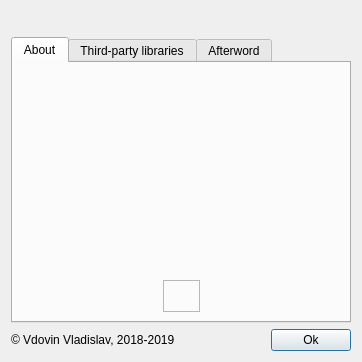
<?xml version="1.0" encoding="UTF-8"?>
<ui version="4.0">
 <class>AboutWindow</class>
 <widget class="QDialog" name="AboutWindow">
  <property name="geometry">
   <rect>
    <x>0</x>
    <y>0</y>
    <width>356</width>
    <height>362</height>
   </rect>
  </property>
  <property name="minimumSize">
   <size>
    <width>0</width>
    <height>0</height>
   </size>
  </property>
  <property name="windowTitle">
   <string>About</string>
  </property>
  <layout class="QVBoxLayout" name="verticalLayout" stretch="0,1,0">
   <item>
    <layout class="QHBoxLayout" name="horizontalLayout_2">
     <item>
      <widget class="QLabel" name="labelAppLogo">
       <property name="text">
        <string/>
       </property>
       <property name="alignment">
        <set>Qt::AlignHCenter|Qt::AlignTop</set>
       </property>
       <property name="margin">
        <number>2</number>
       </property>
      </widget>
     </item>
     <item>
      <widget class="QLabel" name="labelApp">
       <property name="margin">
        <number>0</number>
       </property>
      </widget>
     </item>
     <item>
      <spacer name="horizontalSpacer_2">
       <property name="orientation">
        <enum>Qt::Horizontal</enum>
       </property>
       <property name="sizeHint" stdset="0">
        <size>
         <width>40</width>
         <height>20</height>
        </size>
       </property>
      </spacer>
     </item>
    </layout>
   </item>
   <item>
    <widget class="QTabWidget" name="tabWidget">
     <property name="minimumSize">
      <size>
       <width>340</width>
       <height>270</height>
      </size>
     </property>
     <property name="currentIndex">
      <number>0</number>
     </property>
     <property name="elideMode">
      <enum>Qt::ElideNone</enum>
     </property>
     <property name="tabBarAutoHide">
      <bool>false</bool>
     </property>
     <widget class="QWidget" name="tabAbout">
      <attribute name="title">
       <string>About</string>
      </attribute>
      <layout class="QVBoxLayout" name="verticalLayout_4" stretch="0,0,0,0">
       <item>
        <widget class="QLabel" name="labelAboutContent">
         <property name="sizePolicy">
          <sizepolicy hsizetype="Expanding" vsizetype="Preferred">
           <horstretch>0</horstretch>
           <verstretch>0</verstretch>
          </sizepolicy>
         </property>
         <property name="minimumSize">
          <size>
           <width>0</width>
           <height>0</height>
          </size>
         </property>
         <property name="alignment">
          <set>Qt::AlignLeading|Qt::AlignLeft|Qt::AlignTop</set>
         </property>
         <property name="wordWrap">
          <bool>true</bool>
         </property>
         <property name="margin">
          <number>10</number>
         </property>
        </widget>
       </item>
       <item>
        <spacer name="verticalSpacer_2">
         <property name="orientation">
          <enum>Qt::Vertical</enum>
         </property>
         <property name="sizeHint" stdset="0">
          <size>
           <width>20</width>
           <height>40</height>
          </size>
         </property>
        </spacer>
       </item>
       <item>
        <widget class="QLabel" name="labelLicence">
         <property name="toolTip">
          <string>Show GNU GPLv3</string>
         </property>
         <property name="alignment">
          <set>Qt::AlignBottom|Qt::AlignHCenter</set>
         </property>
         <property name="margin">
          <number>5</number>
         </property>
        </widget>
       </item>
       <item>
        <layout class="QHBoxLayout" name="horizontalLayout_4">
         <property name="bottomMargin">
          <number>0</number>
         </property>
         <item>
          <spacer name="horizontalSpacer_4">
           <property name="orientation">
            <enum>Qt::Horizontal</enum>
           </property>
           <property name="sizeHint" stdset="0">
            <size>
             <width>40</width>
             <height>20</height>
            </size>
           </property>
          </spacer>
         </item>
         <item>
          <widget class="QFrame" name="frame">
           <property name="sizePolicy">
            <sizepolicy hsizetype="Preferred" vsizetype="Preferred">
             <horstretch>0</horstretch>
             <verstretch>0</verstretch>
            </sizepolicy>
           </property>
           <property name="frameShape">
            <enum>QFrame::StyledPanel</enum>
           </property>
           <property name="frameShadow">
            <enum>QFrame::Raised</enum>
           </property>
           <layout class="QHBoxLayout" name="horizontalLayout_3">
            <property name="spacing">
             <number>5</number>
            </property>
            <property name="leftMargin">
             <number>8</number>
            </property>
            <property name="topMargin">
             <number>8</number>
            </property>
            <property name="rightMargin">
             <number>8</number>
            </property>
            <property name="bottomMargin">
             <number>8</number>
            </property>
            <item>
             <widget class="QLabel" name="labelGitLogo">
              <property name="alignment">
               <set>Qt::AlignCenter</set>
              </property>
             </widget>
            </item>
            <item>
             <widget class="QLabel" name="labelProjectPage">
              <property name="font">
               <font>
                <weight>75</weight>
                <bold>true</bold>
               </font>
              </property>
              <property name="alignment">
               <set>Qt::AlignCenter</set>
              </property>
             </widget>
            </item>
           </layout>
          </widget>
         </item>
         <item>
          <spacer name="horizontalSpacer_3">
           <property name="orientation">
            <enum>Qt::Horizontal</enum>
           </property>
           <property name="sizeHint" stdset="0">
            <size>
             <width>40</width>
             <height>20</height>
            </size>
           </property>
          </spacer>
         </item>
        </layout>
       </item>
      </layout>
     </widget>
     <widget class="QWidget" name="tabLibraries">
      <attribute name="title">
       <string>Third-party libraries</string>
      </attribute>
      <layout class="QVBoxLayout" name="verticalLayout_5" stretch="0,1,0">
       <item>
        <widget class="QLabel" name="labelUsed">
         <property name="text">
          <string>List of components that is involved in the application:</string>
         </property>
         <property name="alignment">
          <set>Qt::AlignLeading|Qt::AlignLeft|Qt::AlignVCenter</set>
         </property>
         <property name="wordWrap">
          <bool>true</bool>
         </property>
         <property name="margin">
          <number>10</number>
         </property>
        </widget>
       </item>
       <item>
        <widget class="QLabel" name="labelUsedItems">
         <property name="alignment">
          <set>Qt::AlignLeading|Qt::AlignLeft|Qt::AlignTop</set>
         </property>
        </widget>
       </item>
       <item>
        <layout class="QHBoxLayout" name="horizontalLayout_5">
         <item>
          <spacer name="horizontalSpacer_5">
           <property name="orientation">
            <enum>Qt::Horizontal</enum>
           </property>
           <property name="sizeHint" stdset="0">
            <size>
             <width>40</width>
             <height>20</height>
            </size>
           </property>
          </spacer>
         </item>
         <item>
          <widget class="QFrame" name="frame_2">
           <property name="frameShape">
            <enum>QFrame::StyledPanel</enum>
           </property>
           <property name="frameShadow">
            <enum>QFrame::Raised</enum>
           </property>
           <layout class="QHBoxLayout" name="horizontalLayout_6">
            <property name="bottomMargin">
             <number>8</number>
            </property>
            <item>
             <widget class="QLabel" name="labelQtLogo"/>
            </item>
            <item>
             <widget class="QLabel" name="labelQtVersion">
              <property name="alignment">
               <set>Qt::AlignCenter</set>
              </property>
             </widget>
            </item>
           </layout>
          </widget>
         </item>
         <item>
          <spacer name="horizontalSpacer_6">
           <property name="orientation">
            <enum>Qt::Horizontal</enum>
           </property>
           <property name="sizeHint" stdset="0">
            <size>
             <width>40</width>
             <height>20</height>
            </size>
           </property>
          </spacer>
         </item>
        </layout>
       </item>
      </layout>
     </widget>
     <widget class="QWidget" name="tabAfterword">
      <attribute name="title">
       <string>Afterword</string>
      </attribute>
      <layout class="QVBoxLayout" name="verticalLayout_2" stretch="0,0,0,0">
       <item>
        <widget class="QLabel" name="label1">
         <property name="wordWrap">
          <bool>true</bool>
         </property>
         <property name="margin">
          <number>10</number>
         </property>
        </widget>
       </item>
       <item>
        <widget class="QLabel" name="label2">
         <property name="wordWrap">
          <bool>true</bool>
         </property>
         <property name="margin">
          <number>10</number>
         </property>
        </widget>
       </item>
       <item>
        <spacer name="verticalSpacer">
         <property name="orientation">
          <enum>Qt::Vertical</enum>
         </property>
         <property name="sizeHint" stdset="0">
          <size>
           <width>20</width>
           <height>40</height>
          </size>
         </property>
        </spacer>
       </item>
       <item>
        <widget class="QLabel" name="label3">
         <property name="font">
          <font>
           <italic>true</italic>
          </font>
         </property>
         <property name="alignment">
          <set>Qt::AlignCenter</set>
         </property>
         <property name="margin">
          <number>10</number>
         </property>
        </widget>
       </item>
      </layout>
     </widget>
    </widget>
   </item>
   <item>
    <layout class="QHBoxLayout" name="horizontalLayout">
     <item>
      <widget class="QLabel" name="labelCopyrights">
       <property name="text">
        <string>© Vdovin Vladislav, 2018-2019</string>
       </property>
      </widget>
     </item>
     <item>
      <spacer name="horizontalSpacer">
       <property name="orientation">
        <enum>Qt::Horizontal</enum>
       </property>
       <property name="sizeHint" stdset="0">
        <size>
         <width>40</width>
         <height>20</height>
        </size>
       </property>
      </spacer>
     </item>
     <item>
      <widget class="QPushButton" name="pushButtonOk">
       <property name="text">
        <string>Ok</string>
       </property>
      </widget>
     </item>
    </layout>
   </item>
  </layout>
 </widget>
 <resources/>
 <connections/>
</ui>
